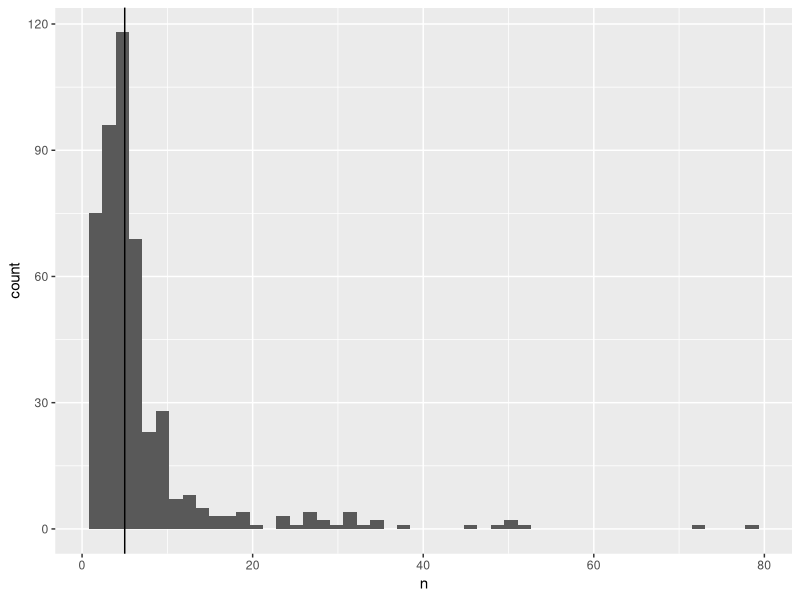
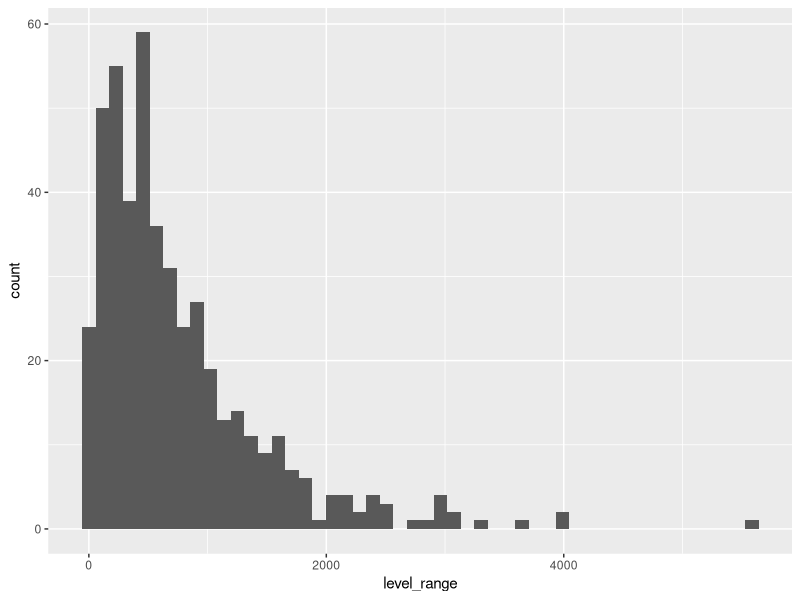
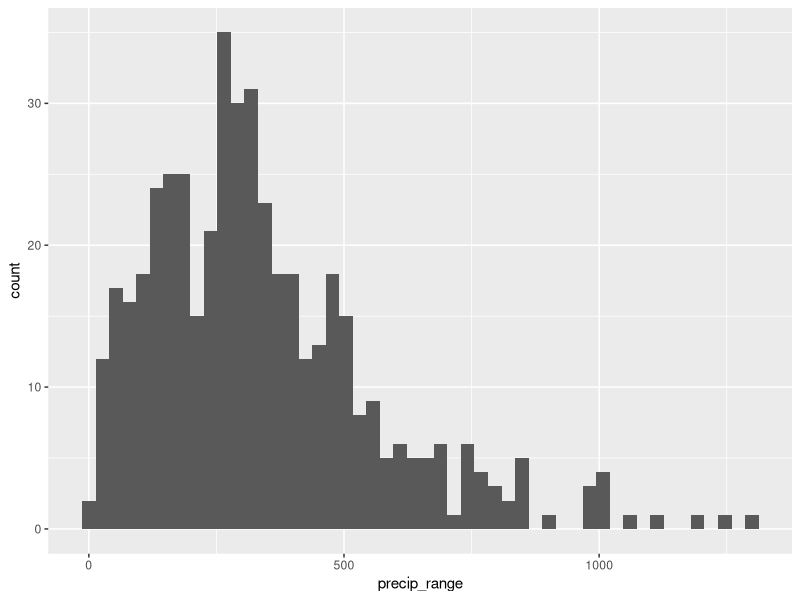
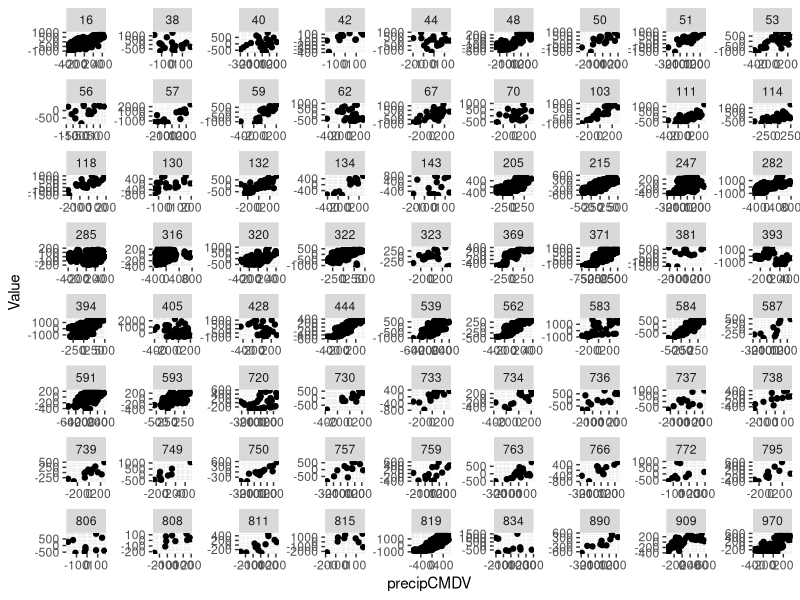

R code for these plots, in order: (Note: this script raises an error after producing the figures.)
rm(list=ls())
library(tidyverse)
library(stringr)
dat = read_tsv("BayHModels/BHM_input_20180410.csv")

dat2 <- dat %>% group_by(WiscID) %>% 
  mutate(Value=scale(Value,center = TRUE,scale = FALSE)) %>% 
  mutate(precipCMDV = scale(precipCMDV,center = TRUE,scale = FALSE)) %>% 
  ungroup() %>% 
  mutate(Year = as.numeric(str_extract(Date,"\\d\\d\\d\\d"))) %>% 
  group_by(WiscID,Year) %>% group_by(WiscID) %>% mutate(count=length(unique(Year))) %>% 
  mutate(precip_range = (max(precipCMDV)-min(precipCMDV))) %>% 
  mutate(level_range  = (max(Value)-min(Value))) %>% 
  ungroup()

dat3 <- dat2 %>% group_by(WiscID) %>% 
  summarise(n=mean(count),level_range=mean(level_range),precip_range=mean(precip_range))

ggplot(data = dat3,aes(x=n)) + geom_histogram(bins=50) + geom_vline(xintercept = 5)
ggplot(data = dat3,aes(x=level_range)) + geom_histogram(bins=50)
ggplot(data = dat3,aes(x=precip_range)) + geom_histogram(bins=50)

dat4 <- dat2 %>% filter(count>=10)
ggplot(data = dat4,aes(x=precipCMDV,y=Value)) + geom_point() + facet_wrap(vars(WiscID),scales="free")

write_csv(dat4,"data/cmdv_level.csv")
